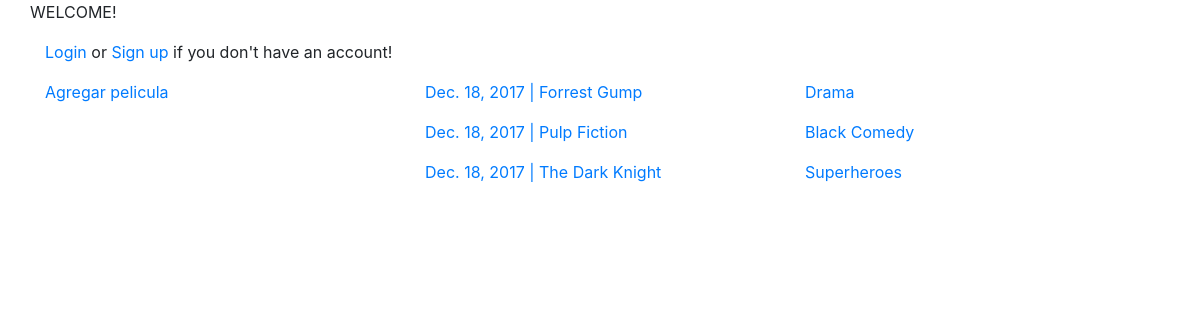
The app's page /, older data.
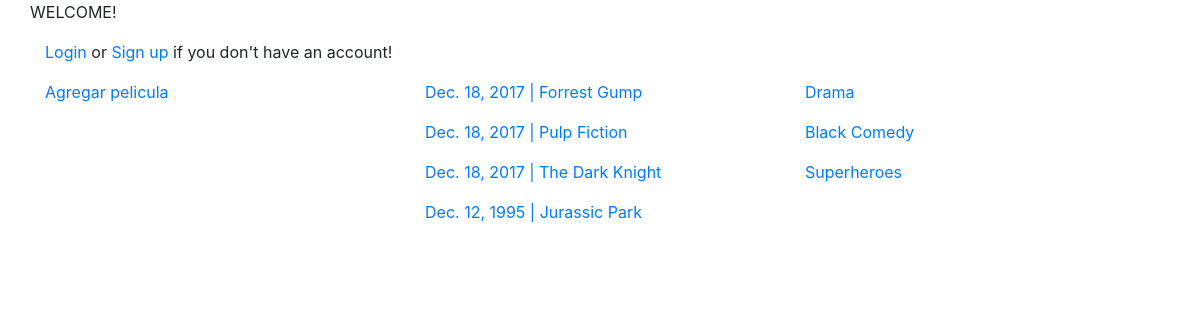
The same page, newer data.
### movies/models.py (models this page shows, shortened)
class Movie(models.Model):
    title = models.CharField(max_length=100)
    category = models.ForeignKey('movies.Category')
    description = models.TextField()
    release_date = models.DateField(default=timezone.now)
    director = models.ForeignKey('movies.Director')
    actor = models.ManyToManyField('movies.Actor')
    country = CountryField()
    cover_img = models.ImageField(
        upload_to=cover_upload_path, default='/covers/default_cover.jpeg', null=True)
    def __unicode__(self):
        return "%s" % (self.title)

class Category(models.Model):
    name = models.CharField(max_length=20)
    description = models.TextField()
    def __unicode__(self):
        return "%s" % (self.name)

### movies/views.py (the view)
# urls.py: url(r'^$', views.index, name='index'),
def index(request):
    context = {
        'movies': Movie.objects.all(),
        'categories': Category.objects.all()
    }
    return render(request, 'index.html', context)

### movies/templates/index.html (shortened to what this page needs)
<!doctype html>
<html lang="en">
  <head>
    <link rel="stylesheet" href="https://maxcdn.bootstrapcdn.com/bootstrap/4.0.0-beta.2/css/bootstrap.min.css">
  </head>
  <body>
    <div class="container">
      <div class="row">
        <p> WELCOME! </p>
      </div>
      <div class="row">
        <div class="col">
          {% if user.is_authenticated %}
          <p><a href="{% url 'account_logout' %}">Logout</a></p>
          {% else %}
          <p><a href="{% url 'account_login' %}">Login</a> or <a href="{% url 'account_signup' %}">Sign up</a> if you don't have an account!</p>
          {% endif %}
        </div>
      </div>
    </div>
    <div class="container">
      <div class="row">
        <div class="col-md-4">
            <p><a href="{% url 'movies:add' %}">Agregar pelicula</a></p>
        </div>
        <div class="col-md-4">
            {% for movie in movies %}
              <p><a href="{% url 'movies:detail' movie.pk %}">{{ movie.release_date }} | {{ movie }}</a></p>
            {% endfor %}
        </div>
        <div class="col-md-4">
            {% for category in categories %}
              <p><a href="">{{ category }}</a></p>
            {% endfor %}
        </div>
      </div>
    </div>
  </body>
</html>

Row changes from the older to the newer data that the page shows:
added Movie: release_date "Dec. 12, 1995", title "Jurassic Park"
